Frame 1 (no input): blank canvas, image omitted
Frame 60 (no input): blank canvas, image omitted
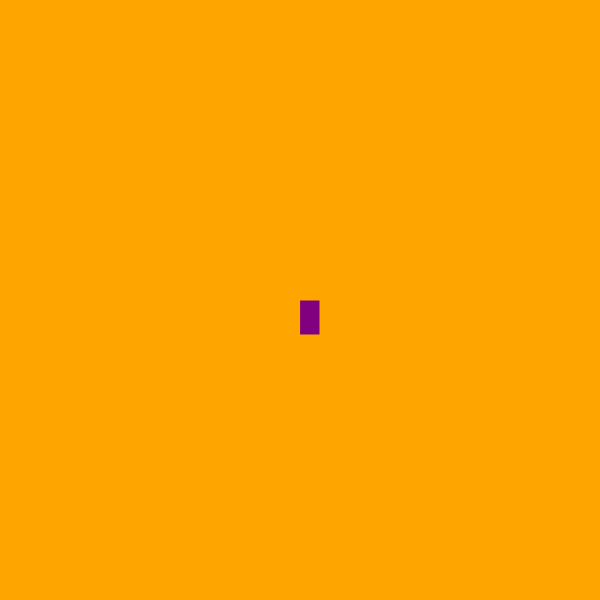
Frame 120 (the mouse pressed at the canvas centre since frame 60)

The p5.js sketch whose frames 1 and 60 were blank and that drew this single picture after the mouse press (run headless with seeded random() and noise() and a simulated clock; from frame 60 on, the mouse is pressed at the canvas centre):

// p5.js sketch
// ── sketch.js
function setup() {
  createCanvas(600, 600);
  background("orange");
}

function draw() {
  
  stroke("orange")
  fill("purple");
  
  // console.log (mouseIsPressed)
  
  if(mouseIsPressed) {
    rect ( mouseX, mouseY, 20, 35);
  }


  
  
}
